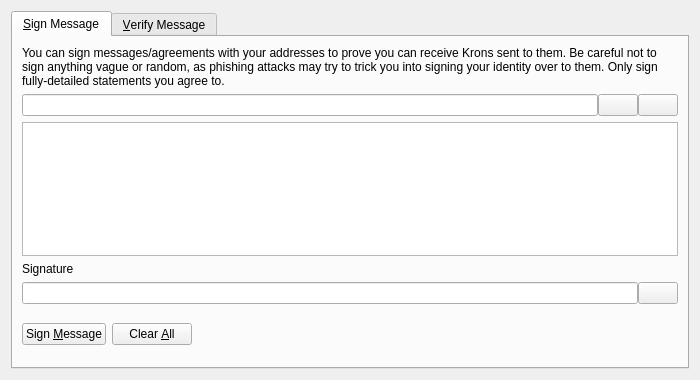
<?xml version="1.0" encoding="UTF-8"?>
<ui version="4.0">
 <class>SignVerifyMessageDialog</class>
 <widget class="QDialog" name="SignVerifyMessageDialog">
  <property name="geometry">
   <rect>
    <x>0</x>
    <y>0</y>
    <width>700</width>
    <height>380</height>
   </rect>
  </property>
  <property name="windowTitle">
   <string>Signatures - Sign / Verify a Message</string>
  </property>
  <property name="modal">
   <bool>true</bool>
  </property>
  <layout class="QVBoxLayout" name="verticalLayout">
   <item>
    <widget class="QTabWidget" name="tabWidget">
     <property name="currentIndex">
      <number>0</number>
     </property>
     <widget class="QWidget" name="tabSignMessage">
      <attribute name="title">
       <string>&amp;Sign Message</string>
      </attribute>
      <layout class="QVBoxLayout" name="verticalLayout_SM">
       <item>
        <widget class="QLabel" name="infoLabel_SM">
         <property name="text">
          <string>You can sign messages/agreements with your addresses to prove you can receive Krons sent to them. Be careful not to sign anything vague or random, as phishing attacks may try to trick you into signing your identity over to them. Only sign fully-detailed statements you agree to.</string>
         </property>
         <property name="textFormat">
          <enum>Qt::PlainText</enum>
         </property>
         <property name="wordWrap">
          <bool>true</bool>
         </property>
        </widget>
       </item>
       <item>
        <layout class="QHBoxLayout" name="horizontalLayout_1_SM">
         <property name="spacing">
          <number>0</number>
         </property>
         <item>
          <widget class="QValidatedLineEdit" name="addressIn_SM">
           <property name="toolTip">
            <string>The Kron address to sign the message with</string>
           </property>
          </widget>
         </item>
         <item>
          <widget class="QPushButton" name="addressBookButton_SM">
           <property name="toolTip">
            <string>Choose previously used address</string>
           </property>
           <property name="text">
            <string/>
           </property>
           <property name="icon">
            <iconset resource="../Kron.qrc">
             <normaloff>:/icons/address-book</normaloff>:/icons/address-book</iconset>
           </property>
           <property name="shortcut">
            <string>Alt+A</string>
           </property>
           <property name="autoDefault">
            <bool>false</bool>
           </property>
          </widget>
         </item>
         <item>
          <widget class="QPushButton" name="pasteButton_SM">
           <property name="toolTip">
            <string>Paste address from clipboard</string>
           </property>
           <property name="text">
            <string/>
           </property>
           <property name="icon">
            <iconset resource="../Kron.qrc">
             <normaloff>:/icons/editpaste</normaloff>:/icons/editpaste</iconset>
           </property>
           <property name="shortcut">
            <string>Alt+P</string>
           </property>
           <property name="autoDefault">
            <bool>false</bool>
           </property>
          </widget>
         </item>
        </layout>
       </item>
       <item>
        <widget class="QPlainTextEdit" name="messageIn_SM">
         <property name="toolTip">
          <string>Enter the message you want to sign here</string>
         </property>
        </widget>
       </item>
       <item>
        <widget class="QLabel" name="signatureLabel_SM">
         <property name="text">
          <string>Signature</string>
         </property>
         <property name="textFormat">
          <enum>Qt::PlainText</enum>
         </property>
        </widget>
       </item>
       <item>
        <layout class="QHBoxLayout" name="horizontalLayout_2_SM">
         <property name="spacing">
          <number>0</number>
         </property>
         <item>
          <widget class="QLineEdit" name="signatureOut_SM">
           <property name="font">
            <font>
             <italic>true</italic>
            </font>
           </property>
           <property name="readOnly">
            <bool>true</bool>
           </property>
          </widget>
         </item>
         <item>
          <widget class="QPushButton" name="copySignatureButton_SM">
           <property name="toolTip">
            <string>Copy the current signature to the system clipboard</string>
           </property>
           <property name="text">
            <string/>
           </property>
           <property name="icon">
            <iconset resource="../Kron.qrc">
             <normaloff>:/icons/editcopy</normaloff>:/icons/editcopy</iconset>
           </property>
           <property name="autoDefault">
            <bool>false</bool>
           </property>
          </widget>
         </item>
        </layout>
       </item>
       <item>
        <layout class="QHBoxLayout" name="horizontalLayout_3_SM">
         <item>
          <widget class="QPushButton" name="signMessageButton_SM">
           <property name="toolTip">
            <string>Sign the message to prove you own this Kron address</string>
           </property>
           <property name="text">
            <string>Sign &amp;Message</string>
           </property>
           <property name="icon">
            <iconset resource="../Kron.qrc">
             <normaloff>:/icons/edit</normaloff>:/icons/edit</iconset>
           </property>
           <property name="autoDefault">
            <bool>false</bool>
           </property>
          </widget>
         </item>
         <item>
          <widget class="QPushButton" name="clearButton_SM">
           <property name="toolTip">
            <string>Reset all sign message fields</string>
           </property>
           <property name="text">
            <string>Clear &amp;All</string>
           </property>
           <property name="icon">
            <iconset resource="../Kron.qrc">
             <normaloff>:/icons/remove</normaloff>:/icons/remove</iconset>
           </property>
           <property name="autoDefault">
            <bool>false</bool>
           </property>
          </widget>
         </item>
         <item>
          <spacer name="horizontalSpacer_1_SM">
           <property name="orientation">
            <enum>Qt::Horizontal</enum>
           </property>
           <property name="sizeHint" stdset="0">
            <size>
             <width>40</width>
             <height>48</height>
            </size>
           </property>
          </spacer>
         </item>
         <item>
          <widget class="QLabel" name="statusLabel_SM">
           <property name="font">
            <font>
             <weight>75</weight>
             <bold>true</bold>
            </font>
           </property>
           <property name="text">
            <string/>
           </property>
           <property name="wordWrap">
            <bool>true</bool>
           </property>
          </widget>
         </item>
         <item>
          <spacer name="horizontalSpacer_2_SM">
           <property name="orientation">
            <enum>Qt::Horizontal</enum>
           </property>
           <property name="sizeHint" stdset="0">
            <size>
             <width>40</width>
             <height>48</height>
            </size>
           </property>
          </spacer>
         </item>
        </layout>
       </item>
      </layout>
     </widget>
     <widget class="QWidget" name="tabVerifyMessage">
      <attribute name="title">
       <string>&amp;Verify Message</string>
      </attribute>
      <layout class="QVBoxLayout" name="verticalLayout_VM">
       <item>
        <widget class="QLabel" name="infoLabel_VM">
         <property name="text">
          <string>Enter the receiver's address, message (ensure you copy line breaks, spaces, tabs, etc. exactly) and signature below to verify the message. Be careful not to read more into the signature than what is in the signed message itself, to avoid being tricked by a man-in-the-middle attack. Note that this only proves the signing party receives with the address, it cannot prove sendership of any transaction!</string>
         </property>
         <property name="textFormat">
          <enum>Qt::PlainText</enum>
         </property>
         <property name="alignment">
          <set>Qt::AlignLeading|Qt::AlignLeft|Qt::AlignTop</set>
         </property>
         <property name="wordWrap">
          <bool>true</bool>
         </property>
        </widget>
       </item>
       <item>
        <layout class="QHBoxLayout" name="horizontalLayout_1_VM">
         <property name="spacing">
          <number>0</number>
         </property>
         <item>
          <widget class="QValidatedLineEdit" name="addressIn_VM">
           <property name="toolTip">
            <string>The Kron address the message was signed with</string>
           </property>
          </widget>
         </item>
         <item>
          <widget class="QPushButton" name="addressBookButton_VM">
           <property name="toolTip">
            <string>Choose previously used address</string>
           </property>
           <property name="text">
            <string/>
           </property>
           <property name="icon">
            <iconset resource="../Kron.qrc">
             <normaloff>:/icons/address-book</normaloff>:/icons/address-book</iconset>
           </property>
           <property name="shortcut">
            <string>Alt+A</string>
           </property>
           <property name="autoDefault">
            <bool>false</bool>
           </property>
          </widget>
         </item>
        </layout>
       </item>
       <item>
        <widget class="QPlainTextEdit" name="messageIn_VM"/>
       </item>
       <item>
        <widget class="QValidatedLineEdit" name="signatureIn_VM"/>
       </item>
       <item>
        <layout class="QHBoxLayout" name="horizontalLayout_2_VM">
         <item>
          <widget class="QPushButton" name="verifyMessageButton_VM">
           <property name="toolTip">
            <string>Verify the message to ensure it was signed with the specified Kron address</string>
           </property>
           <property name="text">
            <string>Verify &amp;Message</string>
           </property>
           <property name="icon">
            <iconset resource="../Kron.qrc">
             <normaloff>:/icons/transaction_0</normaloff>:/icons/transaction_0</iconset>
           </property>
           <property name="autoDefault">
            <bool>false</bool>
           </property>
          </widget>
         </item>
         <item>
          <widget class="QPushButton" name="clearButton_VM">
           <property name="toolTip">
            <string>Reset all verify message fields</string>
           </property>
           <property name="text">
            <string>Clear &amp;All</string>
           </property>
           <property name="icon">
            <iconset resource="../Kron.qrc">
             <normaloff>:/icons/remove</normaloff>:/icons/remove</iconset>
           </property>
           <property name="autoDefault">
            <bool>false</bool>
           </property>
          </widget>
         </item>
         <item>
          <spacer name="horizontalSpacer_1_VM">
           <property name="orientation">
            <enum>Qt::Horizontal</enum>
           </property>
           <property name="sizeHint" stdset="0">
            <size>
             <width>40</width>
             <height>48</height>
            </size>
           </property>
          </spacer>
         </item>
         <item>
          <widget class="QLabel" name="statusLabel_VM">
           <property name="font">
            <font>
             <weight>75</weight>
             <bold>true</bold>
            </font>
           </property>
           <property name="text">
            <string/>
           </property>
           <property name="wordWrap">
            <bool>true</bool>
           </property>
          </widget>
         </item>
         <item>
          <spacer name="horizontalSpacer_2_VM">
           <property name="orientation">
            <enum>Qt::Horizontal</enum>
           </property>
           <property name="sizeHint" stdset="0">
            <size>
             <width>40</width>
             <height>48</height>
            </size>
           </property>
          </spacer>
         </item>
        </layout>
       </item>
      </layout>
     </widget>
    </widget>
   </item>
  </layout>
 </widget>
 <customwidgets>
  <customwidget>
   <class>QValidatedLineEdit</class>
   <extends>QLineEdit</extends>
   <header>qvalidatedlineedit.h</header>
  </customwidget>
 </customwidgets>
 <resources>
  <include location="../Kron.qrc"/>
 </resources>
 <connections/>
</ui>
